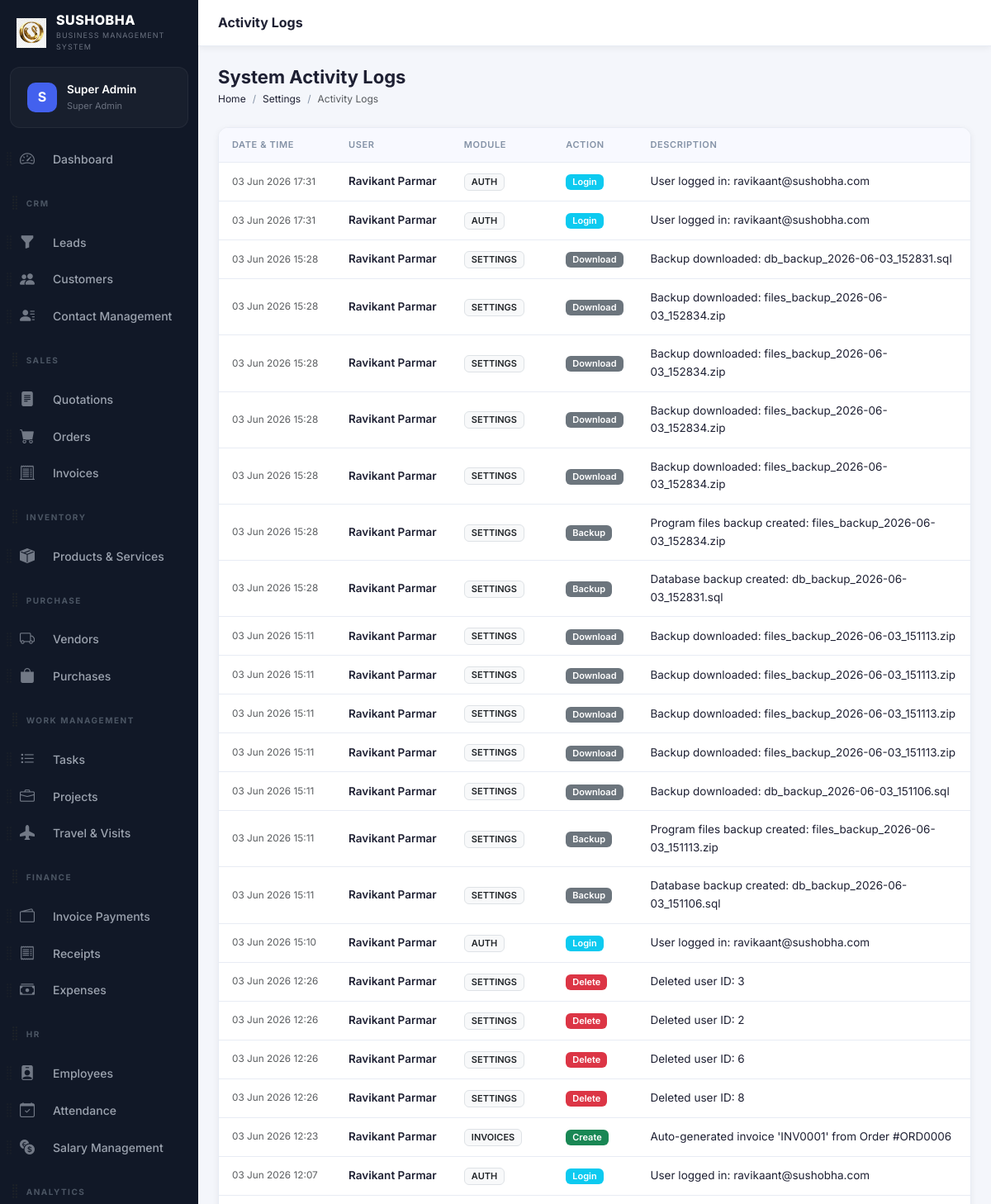
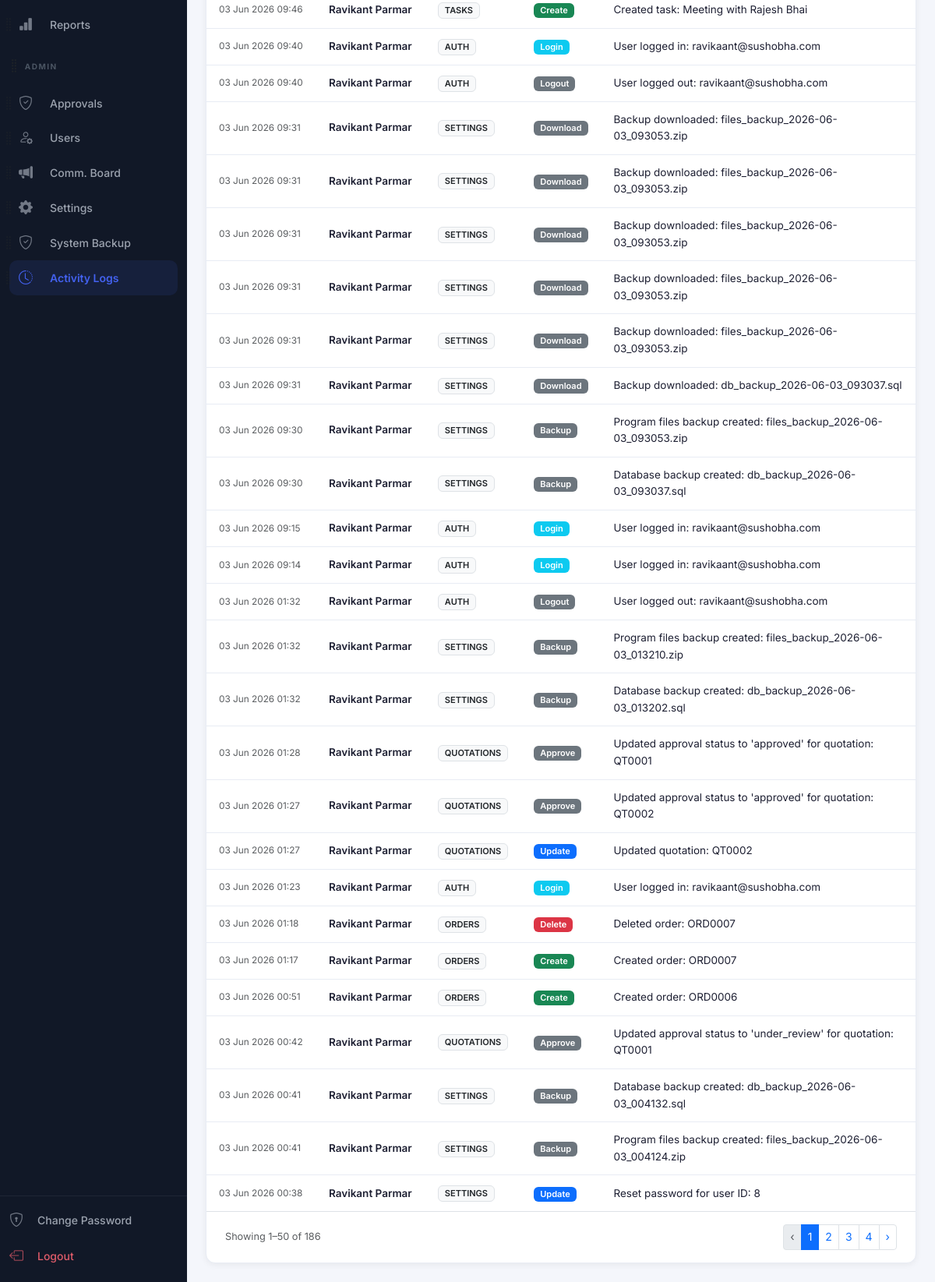
Before: /modules/settings/activity-logs.php (signed in) with the older database file (2 pictures, top to bottom).
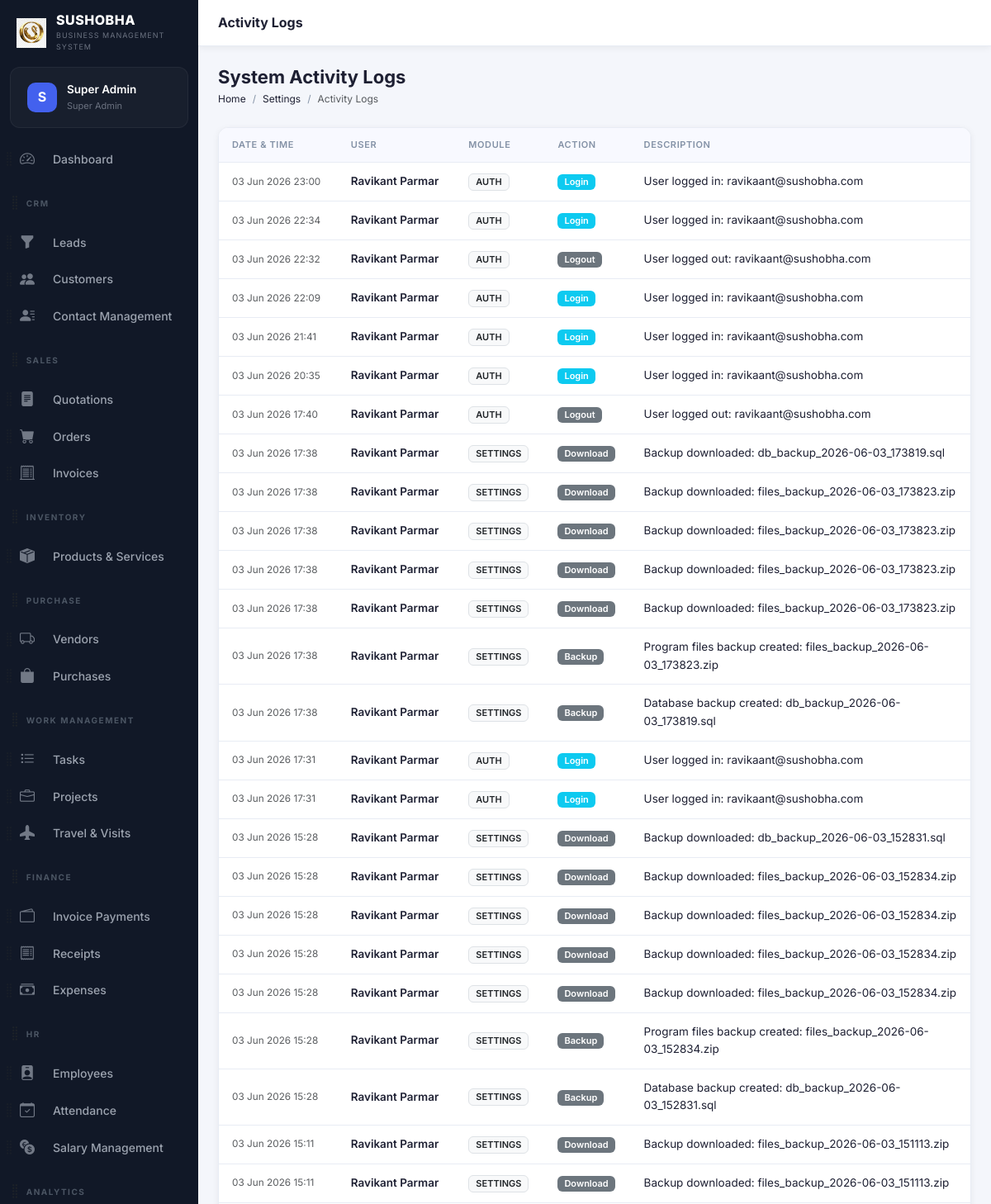
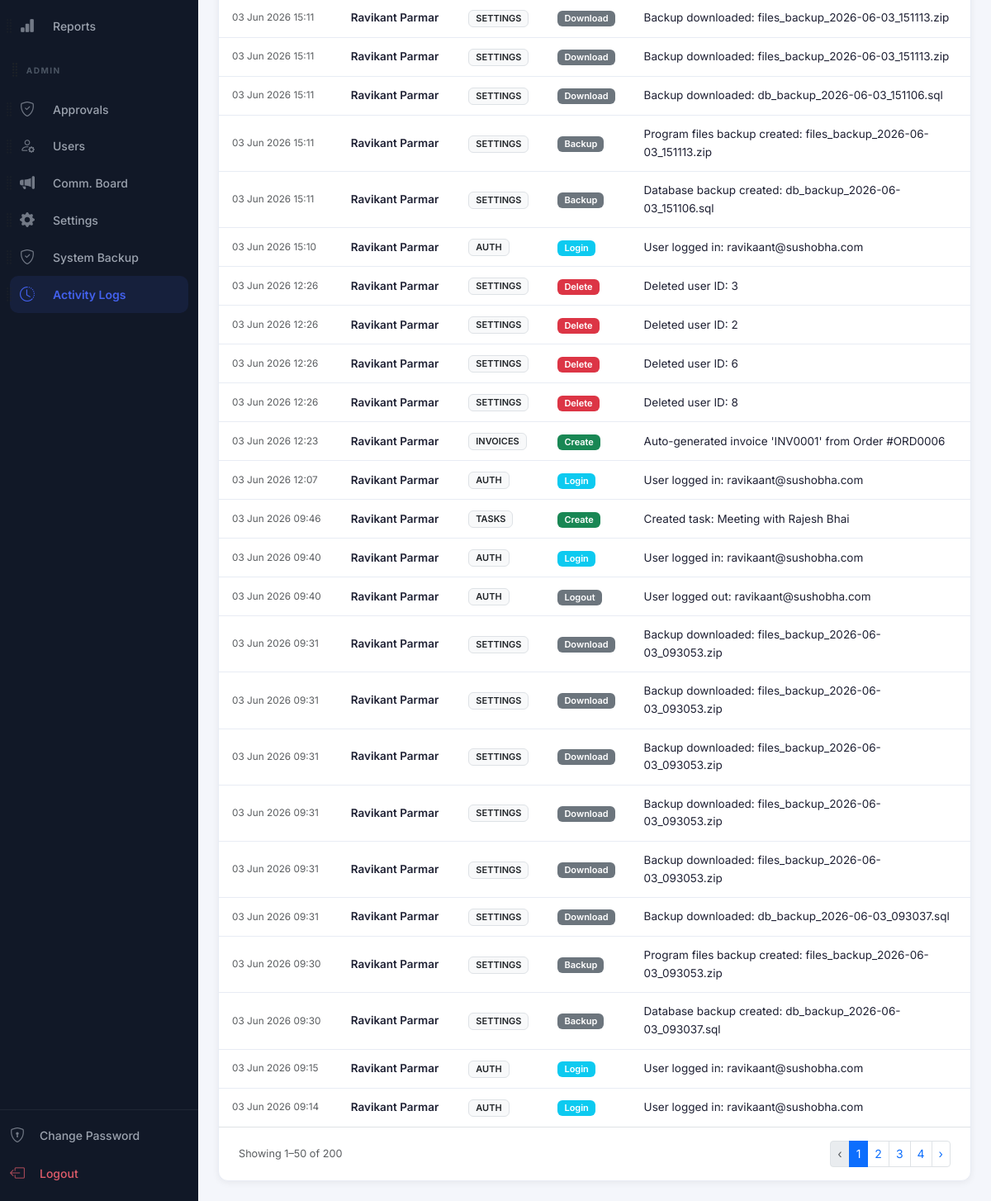
After: the same page with the newer database file (2 pictures, top to bottom).
### tables this page shows
CREATE TABLE `activity_logs` (
  `id` int(10) unsigned NOT NULL AUTO_INCREMENT,
  `user_id` int(10) unsigned DEFAULT NULL,
  `module` varchar(50) DEFAULT NULL,
  `action` varchar(50) DEFAULT NULL,
  `description` text DEFAULT NULL,
  `record_id` int(10) unsigned DEFAULT NULL,
  `ip_address` varchar(45) DEFAULT NULL,
  `user_agent` varchar(255) DEFAULT NULL,
  `created_at` timestamp NOT NULL DEFAULT current_timestamp(),
  PRIMARY KEY (`id`),
  KEY `user_id` (`user_id`),
  KEY `idx_log_module` (`module`),
  KEY `idx_log_created` (`created_at`),
  CONSTRAINT `activity_logs_ibfk_1` FOREIGN KEY (`user_id`) REFERENCES `users` (`id`) ON DELETE SET NULL
);

CREATE TABLE `users` (
  `id` int(10) unsigned NOT NULL AUTO_INCREMENT,
  `role_id` int(10) unsigned NOT NULL DEFAULT 5,
  `name` varchar(100) NOT NULL,
  `email` varchar(150) NOT NULL,
  `password` varchar(255) NOT NULL,
  `phone` varchar(20) DEFAULT NULL,
  `avatar` varchar(255) DEFAULT NULL,
  `is_active` tinyint(1) NOT NULL DEFAULT 1,
  `remember_token` varchar(100) DEFAULT NULL,
  `reset_token` varchar(100) DEFAULT NULL,
  `reset_token_expires` datetime DEFAULT NULL,
  `last_login` datetime DEFAULT NULL,
  `login_attempts` int(11) DEFAULT 0,
  `locked_until` datetime DEFAULT NULL,
  `created_at` timestamp NOT NULL DEFAULT current_timestamp(),
  `updated_at` timestamp NOT NULL DEFAULT current_timestamp() ON UPDATE current_timestamp(),
  `access_rights` text DEFAULT NULL,
  PRIMARY KEY (`id`),
  UNIQUE KEY `email` (`email`),
  KEY `role_id` (`role_id`),
  CONSTRAINT `users_ibfk_1` FOREIGN KEY (`role_id`) REFERENCES `roles` (`id`)
);

### config/db.php (called while the page is built, shortened)
<?php
class Database {
    private static ?PDO $instance = null;
    public static function getInstance(): PDO {
        if (self::$instance === null) {
            $host   = 'localhost';
            $dbname = 'sushobha_crm';
            $user   = 'root';
            $pass   = '';
            $charset = 'utf8mb4';
            $dsn = "mysql:host={$host};dbname={$dbname};charset={$charset}";
            $options = [
                PDO::ATTR_ERRMODE            => PDO::ERRMODE_EXCEPTION,
                PDO::ATTR_DEFAULT_FETCH_MODE => PDO::FETCH_ASSOC,
                PDO::ATTR_EMULATE_PREPARES   => false,
            ];
            try {
                self::$instance = new PDO($dsn, $user, $pass, $options);
            } catch (PDOException $e) {
                die(json_encode(['error' => 'Database connection failed: ' . $e->getMessage()]));
            }
        }
        return self::$instance;
    }
}
function db(): PDO {
    return Database::getInstance();
}

### modules/settings/activity-logs.php (the view, shortened to what the changed rows need)
<?php
require_once __DIR__ . '/../../config/db.php';
require_once __DIR__ . '/../../includes/functions.php';
$page   = max(1,(int)($_GET['page'] ?? 1));
$per    = 50;
$total = db()->query("SELECT COUNT(*) FROM activity_logs")->fetchColumn();
$pag = paginate($total, $per, $page, BASE_URL.'/modules/settings/activity-logs.php?');
$stmt = db()->prepare("SELECT a.*, u.name AS user_name FROM activity_logs a LEFT JOIN users u ON a.user_id = u.id ORDER BY a.created_at DESC LIMIT $per OFFSET {$pag['offset']}");
$stmt->execute();
$logs = $stmt->fetchAll();
include __DIR__ . '/../../includes/header.php';
?>
<?php include __DIR__ . '/../../includes/sidebar.php'; ?>
<div class="main-content">
<div class="page-content">
<div class="page-header">
  <div class="page-header-left"><h1>System Activity Logs</h1>
  </div>
</div>
<div class="table-wrapper">
  <div class="table-responsive">
    <table class="table crm-table align-middle mb-0">
      <thead><tr><th>Date & Time</th><th>User</th><th>Module</th><th>Action</th><th>Description</th></tr></thead>
      <tbody>
        <?php if(empty($logs)): ?>
          <tr><td colspan="5"><div class="empty-state"><p>No logs found</p></div></td></tr>
        <?php else: foreach($logs as $log): ?>
        <tr>
          <td class="text-nowrap text-muted small"><?= date('d M Y H:i', strtotime($log['created_at'])) ?></td>
          <td class="fw-semibold"><?= e($log['user_name'] ?: 'System') ?></td>
          <td><span class="badge bg-light text-dark border text-uppercase"><?= e($log['module']) ?></span></td>
          <td>
            <?php
            $actionClass = 'bg-secondary';
            if ($log['action'] === 'create') $actionClass = 'bg-success';
            if ($log['action'] === 'update') $actionClass = 'bg-primary';
            if ($log['action'] === 'delete') $actionClass = 'bg-danger';
            if ($log['action'] === 'login') $actionClass = 'bg-info';
            ?>
            <span class="badge <?= $actionClass ?>"><?= ucfirst($log['action']) ?></span>
          </td>
          <td class="text-wrap" style="max-width: 400px;"><?= e($log['description']) ?></td>
        </tr>
        <?php endforeach; endif; ?>
      </tbody>
    </table>
  </div>
  <?php if($pag['total_pages']>1): ?>
  <div class="d-flex justify-content-between align-items-center px-4 py-3 border-top">
    <small class="text-muted">Showing <?= $pag['offset']+1 ?>–<?= min($pag['offset']+$per,$total) ?> of <?= $total ?></small>
    <?= paginationHtml($pag) ?>
  </div>
  <?php endif; ?>
</div>
</div></div>
<?php include __DIR__ . '/../../includes/footer.php'; ?>

### includes/sidebar.php (shortened to what the changed rows need)
<?php
function isActive(string $path): string {
    return strpos($_SERVER['PHP_SELF'], $path) !== false ? 'active' : '';
}
?>
<nav class="sidebar" id="sidebar">
  <div class="sidebar-menu" id="sortableSidebar">
    <?php
    if (isAdmin()) {
        $defaultMenu[] = ['type' => 'header', 'id' => 'h_admin', 'label' => 'Admin'];
        $defaultMenu[] = ['type' => 'link', 'id' => 'approvals', 'url' => '/modules/approvals/index.php', 'icon' => 'bi-shield-check', 'label' => 'Approvals', 'match' => '/approvals/'];
        $defaultMenu[] = ['type' => 'link', 'id' => 'users', 'url' => '/modules/settings/users.php', 'icon' => 'bi-person-gear', 'label' => 'Users', 'match' => '/settings/users'];
        $defaultMenu[] = ['type' => 'link', 'id' => 'announcements', 'url' => '/modules/settings/announcements.php', 'icon' => 'bi-megaphone-fill', 'label' => 'Comm. Board', 'match' => '/settings/announcements'];
        $defaultMenu[] = ['type' => 'link', 'id' => 'settings', 'url' => '/modules/settings/index.php', 'icon' => 'bi-gear-fill', 'label' => 'Settings', 'match' => '/settings/index'];
        $defaultMenu[] = ['type' => 'link', 'id' => 'backup', 'url' => '/modules/settings/backup.php', 'icon' => 'bi-shield-check', 'label' => 'System Backup', 'match' => '/settings/backup'];
        $defaultMenu[] = ['type' => 'link', 'id' => 'activity_logs', 'url' => '/modules/settings/activity-logs.php', 'icon' => 'bi-clock-history', 'label' => 'Activity Logs', 'match' => '/activity-logs'];
    }
    $menuDict = [];
    foreach ($defaultMenu as $item) {
        $menuDict[$item['id']] = $item;
    }
    $userId = $_SESSION['user_id'] ?? 0;
    $stmt = db()->prepare("SELECT preference_value FROM user_preferences WHERE user_id = ? AND preference_key = 'sidebar_order'");
    $stmt->execute([$userId]);
    $savedOrderJson = $stmt->fetchColumn();
    $savedOrder = $savedOrderJson ? json_decode($savedOrderJson, true) : null;
    $menu = [];
    if ($savedOrder && is_array($savedOrder)) {
        foreach ($savedOrder as $id) {
            if (isset($menuDict[$id])) {
                $menu[] = $menuDict[$id];
                unset($menuDict[$id]);
            }
        }
        foreach ($menuDict as $item) {
            $menu[] = $item;
        }
    } else {
        $menu = $defaultMenu;
    }
    foreach ($menu as $item):
    ?>
      <div class="sidebar-sortable-item" data-id="<?= e($item['id']) ?>">
        <?php if ($item['type'] === 'header'): ?>
          <div class="menu-section-title d-flex align-items-center" style="margin-top: 15px;">
            <i class="bi bi-grip-vertical text-muted drag-handle" style="font-size: 1.2rem; cursor: grab; margin-left: -15px; margin-right: 2px;" title="Drag to reorder"></i>
            <span><?= e($item['label']) ?></span>
          </div>
        <?php else: ?>
          <div class="d-flex align-items-center position-relative">
            <i class="bi bi-grip-vertical text-muted drag-handle" style="font-size: 1.2rem; cursor: grab; opacity: 0.6; position: absolute; left: -15px; z-index: 10; padding: 10px 5px;" title="Drag to reorder"></i>
            <a href="<?= BASE_URL . $item['url'] ?>" class="menu-item flex-grow-1 mb-0 <?= isActive($item['match']) ?>">
              <i class="bi <?= $item['icon'] ?>"></i><span class="ms-1"><?= e($item['label']) ?></span>
            </a>
          </div>
        <?php endif; ?>
      </div>
    <?php endforeach; ?>
  </div>
</nav>

### includes/functions.php (shortened to what the changed rows need)
<?php
require_once __DIR__ . '/../config/db.php';
function e(?string $str): string {
    return htmlspecialchars($str ?? '', ENT_QUOTES | ENT_HTML5, 'UTF-8');
}
function paginate(int $total, int $perPage, int $currentPage, string $url): array {
    $totalPages = max(1, (int)ceil($total / $perPage));
    $currentPage = max(1, min($currentPage, $totalPages));
    $offset = ($currentPage - 1) * $perPage;
    return ['total'=>$total,'per_page'=>$perPage,'current'=>$currentPage,'total_pages'=>$totalPages,'offset'=>$offset,'url'=>$url];
}
function paginationHtml(array $p): string {
    $html = '<nav><ul class="pagination pagination-sm mb-0">';
    $html .= '<li class="page-item' . ($p['current']<=1?' disabled':'') . '"><a class="page-link" href="' . $p['url'] . '&page=' . ($p['current']-1) . '">‹</a></li>';
    $start = max(1, $p['current']-2);
    $end   = min($p['total_pages'], $p['current']+2);
    for ($i=$start; $i<=$end; $i++) {
        $html .= '<li class="page-item' . ($i==$p['current']?' active':'') . '"><a class="page-link" href="' . $p['url'] . '&page=' . $i . '">' . $i . '</a></li>';
    }
    if ($end < $p['total_pages']) $html .= ($end<$p['total_pages']-1?'<li class="page-item disabled"><span class="page-link">…</span></li>':'') . '<li class="page-item"><a class="page-link" href="' . $p['url'] . '&page=' . $p['total_pages'] . '">' . $p['total_pages'] . '</a></li>';
    $html .= '<li class="page-item' . ($p['current']>=$p['total_pages']?' disabled':'') . '"><a class="page-link" href="' . $p['url'] . '&page=' . ($p['current']+1) . '">›</a></li>';
    $html .= '</ul></nav>';
    return $html;
}

Changed rows visible on the page:
no longer on this page (row unchanged): activity_logs: created_at "03 Jun 2026 01:32", user.name "Ravikant Parmar", module "AUTH", action "Logout", description "User logged out: ravikaant@sushobha.com"
no longer on this page (row unchanged): activity_logs: created_at "03 Jun 2026 01:32", user.name "Ravikant Parmar", module "SETTINGS", action "Backup", description "Program files backup created: files_backup_2026-06-03_013210.zip"
no longer on this page (row unchanged): activity_logs: created_at "03 Jun 2026 01:32", user.name "Ravikant Parmar", module "SETTINGS", action "Backup", description "Database backup created: db_backup_2026-06-03_013202.sql"
no longer on this page (row unchanged): activity_logs: created_at "03 Jun 2026 01:28", user.name "Ravikant Parmar", module "QUOTATIONS", action "Approve", description "Updated approval status to 'approved' for quotation: QT0001"
no longer on this page (row unchanged): activity_logs: created_at "03 Jun 2026 01:27", user.name "Ravikant Parmar", module "QUOTATIONS", action "Approve", description "Updated approval status to 'approved' for quotation: QT0002"
no longer on this page (row unchanged): activity_logs: created_at "03 Jun 2026 01:27", user.name "Ravikant Parmar", module "QUOTATIONS", action "Update", description "Updated quotation: QT0002"
no longer on this page (row unchanged): activity_logs: created_at "03 Jun 2026 01:23", user.name "Ravikant Parmar", module "AUTH", action "Login", description "User logged in: ravikaant@sushobha.com"
no longer on this page (row unchanged): activity_logs: created_at "03 Jun 2026 01:18", user.name "Ravikant Parmar", module "ORDERS", action "Delete", description "Deleted order: ORD0007"
no longer on this page (row unchanged): activity_logs: created_at "03 Jun 2026 01:17", user.name "Ravikant Parmar", module "ORDERS", action "Create", description "Created order: ORD0007"
no longer on this page (row unchanged): activity_logs: created_at "03 Jun 2026 00:51", user.name "Ravikant Parmar", module "ORDERS", action "Create", description "Created order: ORD0006"
no longer on this page (row unchanged): activity_logs: created_at "03 Jun 2026 00:42", user.name "Ravikant Parmar", module "QUOTATIONS", action "Approve", description "Updated approval status to 'under_review' for quotation: QT0001"
no longer on this page (row unchanged): activity_logs: created_at "03 Jun 2026 00:41", user.name "Ravikant Parmar", module "SETTINGS", action "Backup", description "Database backup created: db_backup_2026-06-03_004132.sql"
no longer on this page (row unchanged): activity_logs: created_at "03 Jun 2026 00:41", user.name "Ravikant Parmar", module "SETTINGS", action "Backup", description "Program files backup created: files_backup_2026-06-03_004124.zip"
no longer on this page (row unchanged): activity_logs: created_at "03 Jun 2026 00:38", user.name "Ravikant Parmar", module "SETTINGS", action "Update", description "Reset password for user ID: 8"
added activity_logs: created_at "03 Jun 2026 23:00", user.name "Ravikant Parmar", module "AUTH", action "Login", description "User logged in: ravikaant@sushobha.com"
added activity_logs: created_at "03 Jun 2026 22:34", user.name "Ravikant Parmar", module "AUTH", action "Login", description "User logged in: ravikaant@sushobha.com"
added activity_logs: created_at "03 Jun 2026 22:32", user.name "Ravikant Parmar", module "AUTH", action "Logout", description "User logged out: ravikaant@sushobha.com"
added activity_logs: created_at "03 Jun 2026 22:09", user.name "Ravikant Parmar", module "AUTH", action "Login", description "User logged in: ravikaant@sushobha.com"
added activity_logs: created_at "03 Jun 2026 21:41", user.name "Ravikant Parmar", module "AUTH", action "Login", description "User logged in: ravikaant@sushobha.com"
added activity_logs: created_at "03 Jun 2026 20:35", user.name "Ravikant Parmar", module "AUTH", action "Login", description "User logged in: ravikaant@sushobha.com"
added activity_logs: created_at "03 Jun 2026 17:40", user.name "Ravikant Parmar", module "AUTH", action "Logout", description "User logged out: ravikaant@sushobha.com"
added activity_logs: created_at "03 Jun 2026 17:38", user.name "Ravikant Parmar", module "SETTINGS", action "Download", description "Backup downloaded: db_backup_2026-06-03_173819.sql"
added activity_logs: created_at "03 Jun 2026 17:38", user.name "Ravikant Parmar", module "SETTINGS", action "Download", description "Backup downloaded: files_backup_2026-06-03_173823.zip"
added activity_logs: created_at "03 Jun 2026 17:38", user.name "Ravikant Parmar", module "SETTINGS", action "Download", description "Backup downloaded: files_backup_2026-06-03_173823.zip"
added activity_logs: created_at "03 Jun 2026 17:38", user.name "Ravikant Parmar", module "SETTINGS", action "Download", description "Backup downloaded: files_backup_2026-06-03_173823.zip"
added activity_logs: created_at "03 Jun 2026 17:38", user.name "Ravikant Parmar", module "SETTINGS", action "Download", description "Backup downloaded: files_backup_2026-06-03_173823.zip"
added activity_logs: created_at "03 Jun 2026 17:38", user.name "Ravikant Parmar", module "SETTINGS", action "Backup", description "Program files backup created: files_backup_2026-06-03_173823.zip"
added activity_logs: created_at "03 Jun 2026 17:38", user.name "Ravikant Parmar", module "SETTINGS", action "Backup", description "Database backup created: db_backup_2026-06-03_173819.sql"
Other visible differences:
$total: "186" → "200"
